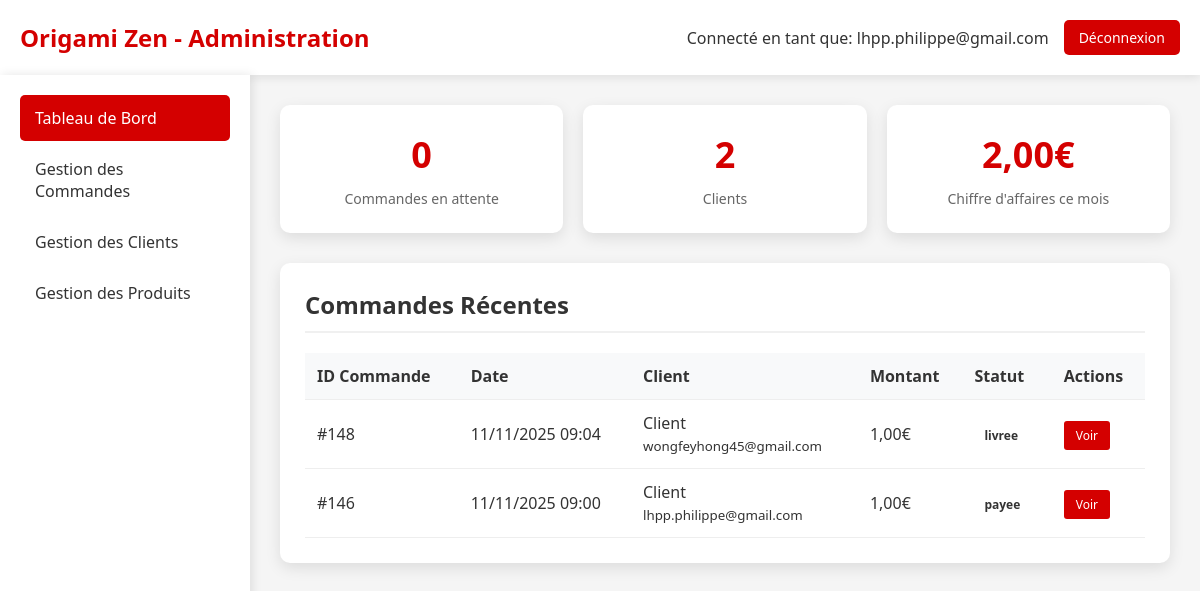
The page /admin_dashboard.php (signed in) on the database as committed earlier.
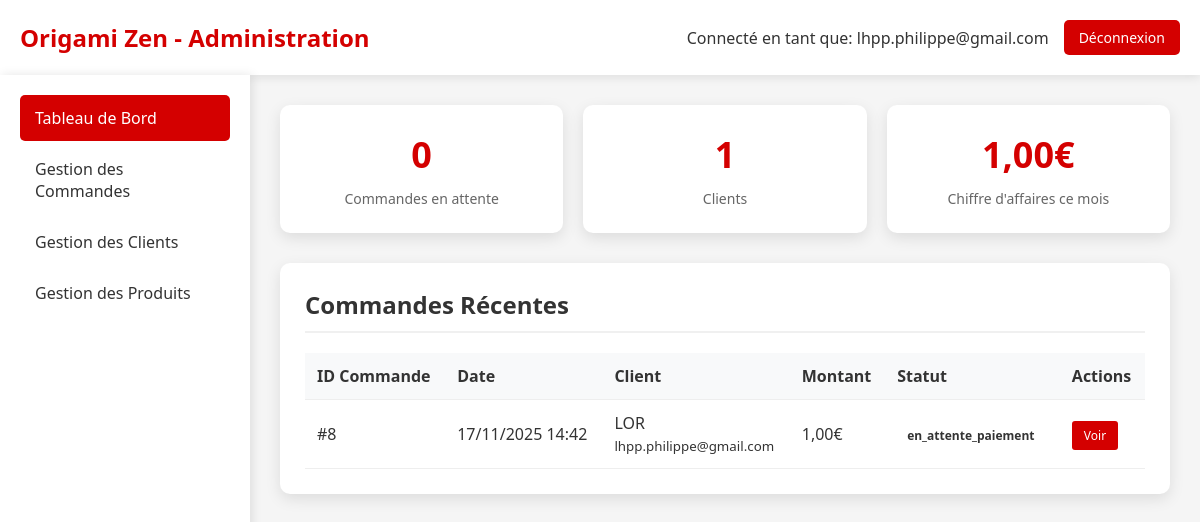
The same page on the database as committed later.
### tables this page shows
CREATE TABLE IF NOT EXISTS `commande` (
  `idCommande` bigint NOT NULL AUTO_INCREMENT,
  `idClient` bigint NOT NULL,
  `idAdresseLivraison` bigint NOT NULL,
  `idAdresseFacturation` bigint DEFAULT NULL,
  `dateCommande` datetime NOT NULL,
  `modeReglement` varchar(20) NOT NULL DEFAULT 'CB',
  `delaiLivraison` date NOT NULL,
  `fraisDePort` double NOT NULL,
  `montantTotal` double NOT NULL,
  `statut` varchar(20) NOT NULL DEFAULT 'en_attente',
  `statut_paiement` enum('en_attente','payee','echec','annulee','rembourse') DEFAULT 'en_attente',
  `idPaiement` int DEFAULT NULL,
  PRIMARY KEY (`idCommande`),
  KEY `Commande_idClient_FK` (`idClient`),
  KEY `Commande_idAdresseLivraison_FK` (`idAdresseLivraison`),
  KEY `idAdresseFacturation` (`idAdresseFacturation`)
);

CREATE TABLE IF NOT EXISTS `client` (
  `idClient` bigint NOT NULL AUTO_INCREMENT,
  `email` varchar(50) NOT NULL,
  `motDePasse` varchar(255) NOT NULL,
  `nom` varchar(50) DEFAULT NULL,
  `prenom` varchar(50) DEFAULT NULL,
  `telephone` varchar(20) DEFAULT NULL,
  `email_confirme` tinyint(1) DEFAULT '0',
  `token_confirmation` varchar(64) DEFAULT NULL,
  `token_expires` datetime DEFAULT NULL,
  `type` enum('temporaire','permanent') DEFAULT 'temporaire',
  `date_creation` datetime DEFAULT CURRENT_TIMESTAMP,
  `session_id` varchar(128) DEFAULT NULL,
  PRIMARY KEY (`idClient`),
  KEY `idx_client_type` (`type`),
  KEY `idx_client_session` (`session_id`),
  KEY `idx_client_date` (`date_creation`)
);

### admin_dashboard.php (the view, shortened to what this page needs)
<?php
$host = '217.182.198.20';
$dbname = 'origami';
$username = 'root';
$password = 'L099339R';
try {
    $pdo = new PDO("mysql:host=$host;dbname=$dbname;charset=utf8", $username, $password);
    $pdo->setAttribute(PDO::ATTR_ERRMODE, PDO::ERRMODE_EXCEPTION);
    $stmt = $pdo->query("SELECT COUNT(*) FROM Commande WHERE statut = 'en_attente'");
    $commandesEnAttente = $stmt->fetchColumn();
    $stmt = $pdo->query("SELECT COUNT(*) FROM Client WHERE type = 'permanent' OR (type IS NULL AND email NOT LIKE 'temp_%@origamizen.fr')");
    $clientsPermanents = $stmt->fetchColumn();
    $stmt = $pdo->query("SELECT SUM(montantTotal) FROM Commande WHERE MONTH(dateCommande) = MONTH(CURRENT_DATE()) AND YEAR(dateCommande) = YEAR(CURRENT_DATE())");
    $chiffreAffaires = $stmt->fetchColumn() ?? 0;
    $stmt = $pdo->query("
        SELECT c.idCommande, c.dateCommande, c.montantTotal, c.statut,
               cl.nom, cl.prenom, cl.email
        FROM Commande c
        JOIN Client cl ON c.idClient = cl.idClient
        ORDER BY c.dateCommande DESC
        LIMIT 10
    ");
    $commandesRecentes = $stmt->fetchAll(PDO::FETCH_ASSOC);
} catch (PDOException $e) {
    die("Erreur de connexion à la base de données: " . $e->getMessage());
}
?>
<!DOCTYPE html>
<html lang="fr">
<head>
</head>
<body>
    <div class="header">
        <div class="logo">
            <h1>Origami Zen - Administration</h1>
        </div>
        <div class="admin-info">
            <span>Connecté en tant que: <?= htmlspecialchars($_SESSION['admin_email']) ?></span>
            <a href="?logout=1" class="btn-logout">Déconnexion</a>
        </div>
    </div>
    <div class="container">
        <div class="sidebar">
            <a href="admin_dashboard.php" class="nav-item active">Tableau de Bord</a>
            <a href="admin_commandes.php" class="nav-item">Gestion des Commandes</a>
            <a href="admin_clients.php" class="nav-item">Gestion des Clients</a>
            <a href="admin_produits.php" class="nav-item">Gestion des Produits</a>
        </div>
        <div class="main-content">
            <div class="stats-grid">
                <div class="stat-card">
                    <div class="stat-number"><?= $commandesEnAttente ?></div>
                    <div class="stat-label">Commandes en attente</div>
                </div>
                <div class="stat-card">
                    <div class="stat-number"><?= $clientsPermanents ?></div>
                    <div class="stat-label">Clients</div>
                </div>
                <div class="stat-card">
                    <div class="stat-number"><?= number_format($chiffreAffaires, 2, ',', ' ') ?>€</div>
                    <div class="stat-label">Chiffre d'affaires ce mois</div>
                </div>
            </div>
            <div class="section">
                <h2>Commandes Récentes</h2>
                <table>
                    <thead>
                        <tr>
                            <th>ID Commande</th>
                            <th>Date</th>
                            <th>Client</th>
                            <th>Montant</th>
                            <th>Statut</th>
                            <th>Actions</th>
                        </tr>
                    </thead>
                    <tbody>
                        <?php foreach ($commandesRecentes as $commande): ?>
                        <tr>
                            <td>#<?= $commande['idCommande'] ?></td>
                            <td><?= date('d/m/Y H:i', strtotime($commande['dateCommande'])) ?></td>
                            <td><?= htmlspecialchars($commande['prenom'] . ' ' . $commande['nom']) ?><br><small><?= htmlspecialchars($commande['email']) ?></small></td>
                            <td><?= number_format($commande['montantTotal'], 2, ',', ' ') ?>€</td>
                            <td>
                                <span class="status-badge status-<?= $commande['statut'] ?>">
                                    <?= $commande['statut'] ?>
                                </span>
                            </td>
                            <td>
                                <a href="admin_commande_detail.php?id=<?= $commande['idCommande'] ?>" class="btn-action">Voir</a>
                            </td>
                        </tr>
                        <?php endforeach; ?>
                    </tbody>
                </table>
            </div>
        </div>
    </div>
</body>
</html>

### admin_dashboard.php (style rules this page uses)
* { margin: 0; padding: 0; box-sizing: border-box; }
body { font-family: 'Segoe UI', Tahoma, Geneva, Verdana, sans-serif; background: #f5f5f5; color: #333; }
.header { background: white; padding: 20px; box-shadow: 0 2px 10px rgba(0,0,0,0.1); display: flex; justify-content: space-between; align-items: center; }
.logo h1 { color: #d40000; font-size: 24px; }
.admin-info { display: flex; align-items: center; gap: 15px; }
.btn-logout { background: #d40000; color: white; padding: 8px 15px; text-decoration: none; border-radius: 5px; font-size: 14px; }
.container { display: flex; min-height: calc(100vh - 80px); }
.sidebar { width: 250px; background: white; padding: 20px; box-shadow: 2px 0 10px rgba(0,0,0,0.1); }
.nav-item { display: block; padding: 12px 15px; color: #333; text-decoration: none; border-radius: 5px; margin-bottom: 5px; transition: background 0.3s; }
.nav-item:hover, .nav-item.active { background: #d40000; color: white; }
.main-content { flex: 1; padding: 30px; }
.stats-grid { display: grid; grid-template-columns: repeat(auto-fit, minmax(250px, 1fr)); gap: 20px; margin-bottom: 30px; }
.stat-card { background: white; padding: 25px; border-radius: 10px; box-shadow: 0 5px 15px rgba(0,0,0,0.1); text-align: center; }
.stat-number { font-size: 36px; font-weight: bold; color: #d40000; margin-bottom: 10px; }
.stat-label { color: #666; font-size: 14px; }
.section { background: white; padding: 25px; border-radius: 10px; box-shadow: 0 5px 15px rgba(0,0,0,0.1); margin-bottom: 20px; }
.section h2 { margin-bottom: 20px; color: #333; border-bottom: 2px solid #f0f0f0; padding-bottom: 10px; }
table { width: 100%; border-collapse: collapse; }
th, td { padding: 12px; text-align: left; border-bottom: 1px solid #eee; }
th { background: #f8f9fa; font-weight: 600; }
.status-badge { padding: 5px 10px; border-radius: 15px; font-size: 12px; font-weight: bold; }
.btn-action { padding: 6px 12px; background: #d40000; color: white; text-decoration: none; border-radius: 3px; font-size: 12px; margin-right: 5px; }

Rows that differ between the two databases and show on the page:
removed commande: idCommande "148", dateCommande "11/11/2025 09:04", idClient.nom "Client", idClient.email "wongfeyhong45@gmail.com", montantTotal "1,00", statut "livree"
removed commande: idCommande "146", dateCommande "11/11/2025 09:00", idClient.nom "Client", idClient.email "lhpp.philippe@gmail.com", montantTotal "1,00", statut "payee"
added commande: idCommande "8", dateCommande "17/11/2025 14:42", idClient.nom "LOR", idClient.email "lhpp.philippe@gmail.com", montantTotal "1,00", statut "en_attente_paiement"
Other text that changed with them:
$clientsPermanents: "2" → "1"
$chiffreAffaires: "2,00" → "1,00"
